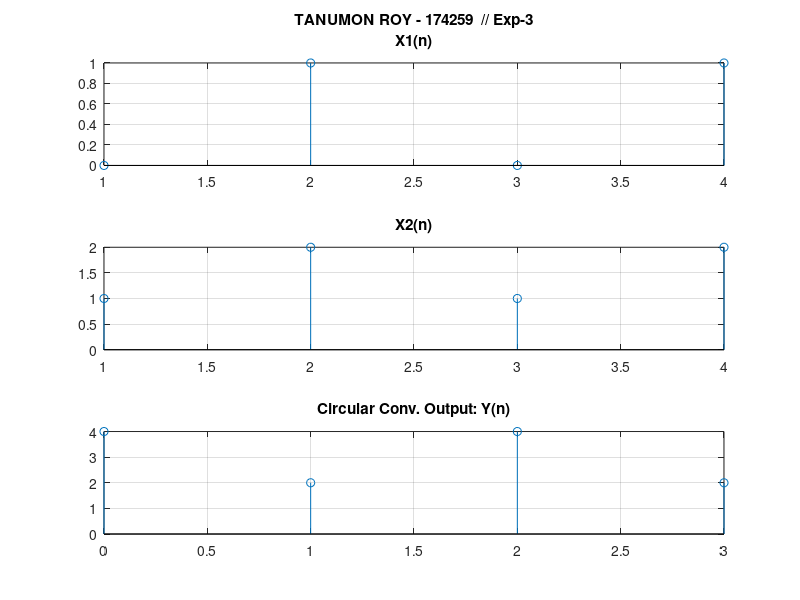

Reproduce this figure in MATLAB.
% Author => TANUMON ROY/174259

clc;
clear all;
close all;

% EXP-3:

x1 = [0,1,0,1];
subplot(3,1,1);
stem(x1);
title({'TANUMON ROY - 174259  // Exp-3', 'X1(n)'});
grid on;
x2 = [1,2,1,2];
subplot(3,1,2);
stem(x2);
title('X2(n)');
grid on;
N = length(x1);

for n = 0:N-1
  
  y(n+1) = 0;
  
  for k = 0:N-1
    
    i = mod((n-k),N);
    
    if i<0
      i = i+N;
    end
    
    y(n+1) = y(n+1)+x2(k+1)*x1(i+1);
  end
end

disp('Circular Conv. of x1 and x2 is y = ');
disp(y);

n1 = 0:N-1;
subplot(3,1,3);
stem(n1, y);
title('Circular Conv. Output: Y(n)');
grid on;

print('plot-exp3.png')